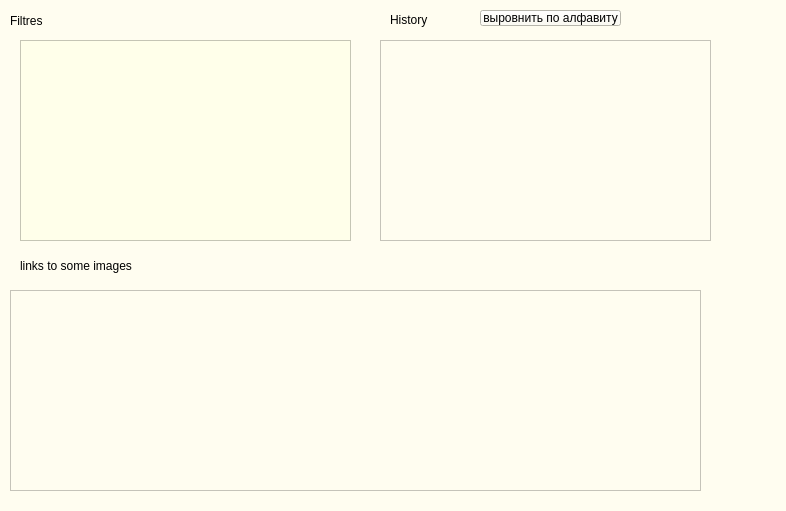
<?xml version="1.0" encoding="UTF-8"?>
<ui version="4.0">
 <class>DB</class>
 <widget class="QWidget" name="DB">
  <property name="geometry">
   <rect>
    <x>0</x>
    <y>0</y>
    <width>786</width>
    <height>511</height>
   </rect>
  </property>
  <property name="windowTitle">
   <string>Form</string>
  </property>
  <property name="styleSheet">
   <string notr="true">background-color: rgb(255, 253, 240);</string>
  </property>
  <widget class="QTableWidget" name="tabWid_bd">
   <property name="geometry">
    <rect>
     <x>20</x>
     <y>40</y>
     <width>331</width>
     <height>201</height>
    </rect>
   </property>
   <property name="styleSheet">
    <string notr="true">background-color: rgb(255, 255, 234);</string>
   </property>
  </widget>
  <widget class="QLabel" name="label">
   <property name="geometry">
    <rect>
     <x>10</x>
     <y>10</y>
     <width>311</width>
     <height>21</height>
    </rect>
   </property>
   <property name="styleSheet">
    <string notr="true">font: 16pt &quot;Matura MT Script Capitals&quot;;</string>
   </property>
   <property name="text">
    <string>Filtres</string>
   </property>
  </widget>
  <widget class="QTableWidget" name="tableWidget_2">
   <property name="geometry">
    <rect>
     <x>380</x>
     <y>40</y>
     <width>331</width>
     <height>201</height>
    </rect>
   </property>
  </widget>
  <widget class="QLabel" name="label_history">
   <property name="geometry">
    <rect>
     <x>390</x>
     <y>10</y>
     <width>81</width>
     <height>20</height>
    </rect>
   </property>
   <property name="styleSheet">
    <string notr="true">font: 16pt &quot;Matura MT Script Capitals&quot;;</string>
   </property>
   <property name="text">
    <string>History</string>
   </property>
  </widget>
  <widget class="QTableWidget" name="tableWidget_csv">
   <property name="geometry">
    <rect>
     <x>10</x>
     <y>290</y>
     <width>691</width>
     <height>201</height>
    </rect>
   </property>
  </widget>
  <widget class="QLabel" name="label_history_2">
   <property name="geometry">
    <rect>
     <x>20</x>
     <y>250</y>
     <width>571</width>
     <height>31</height>
    </rect>
   </property>
   <property name="styleSheet">
    <string notr="true">font: 16pt &quot;Matura MT Script Capitals&quot;;</string>
   </property>
   <property name="text">
    <string>links to some images</string>
   </property>
  </widget>
  <widget class="QPushButton" name="pushButton_alf">
   <property name="geometry">
    <rect>
     <x>480</x>
     <y>10</y>
     <width>141</width>
     <height>16</height>
    </rect>
   </property>
   <property name="text">
    <string>выровнить по алфавиту</string>
   </property>
  </widget>
 </widget>
 <resources/>
 <connections/>
</ui>
